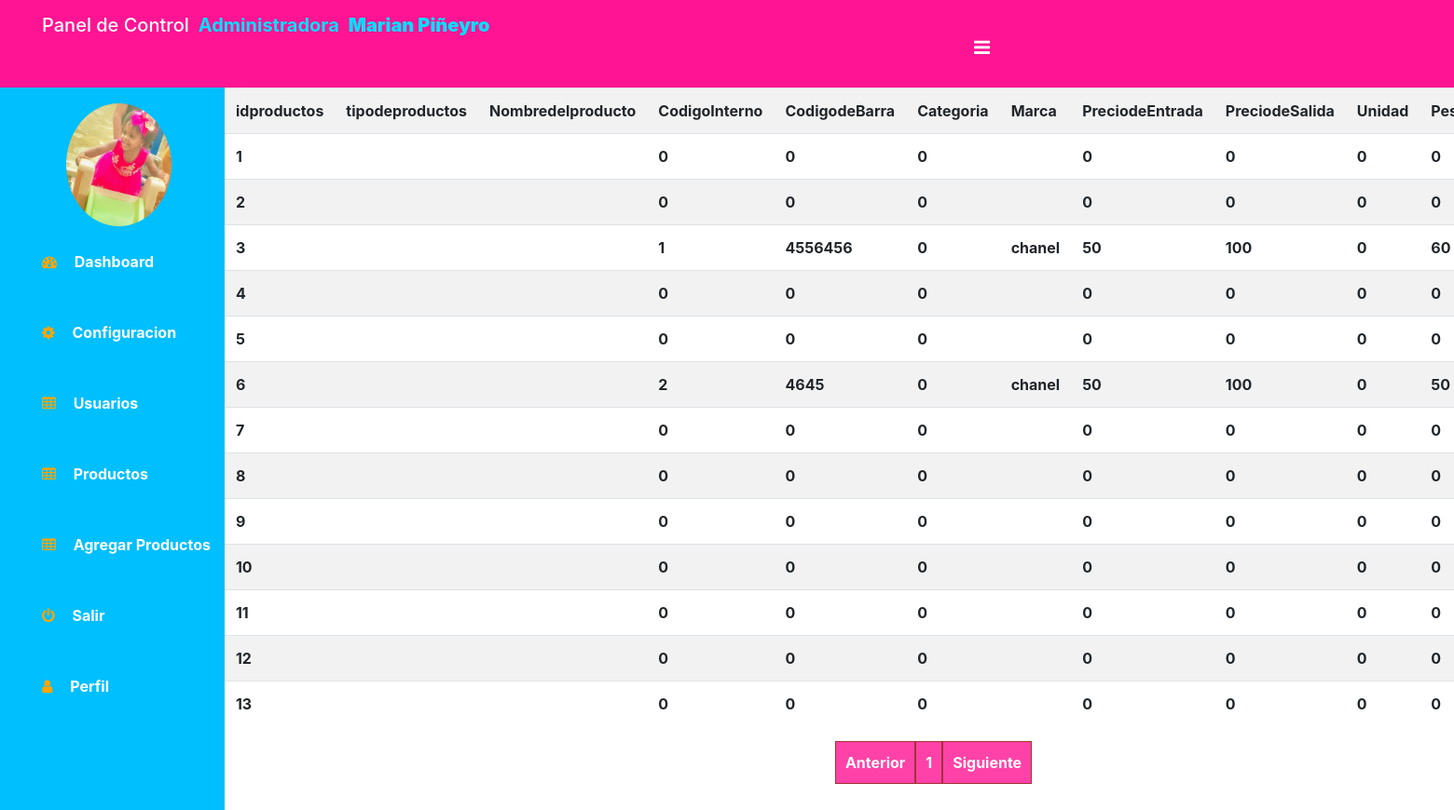
Page /PHP/p_productos.php on the committed database.
### tables this page shows
CREATE TABLE `productos` (
  `idproductos` int(11) NOT NULL,
  `tipodeproductos` varchar(20) NOT NULL,
  `Nombredelproducto` varchar(20) NOT NULL,
  `CodigoInterno` decimal(20,0) NOT NULL,
  `codigodeBarra` decimal(20,0) NOT NULL,
  `Categoria` decimal(20,0) NOT NULL,
  `Marca` varchar(20) NOT NULL,
  `PreciodeEntrada` decimal(20,0) NOT NULL,
  `PreciodeSalida` decimal(20,0) NOT NULL,
  `Unidad` decimal(20,0) NOT NULL,
  `Peso` decimal(10,0) NOT NULL,
  `Descripcion` varchar(40) NOT NULL,
  `Foto` varchar(20) NOT NULL
);

### PHP/p_productos.php (the view, shortened to what this page needs)
<!DOCTYPE html>
<html lang="en">
<head>
    <link rel="stylesheet" href="../CSS/table.css">
    <link rel="stylesheet" href="../CSS/bootstrap.css">
    <link rel="stylesheet" href="https://cdnjs.cloudflare.com/ajax/libs/font-awesome/4.7.0/css/font-awesome.min.css">
</head>
<body>
    <header class="header">
    <h2 class="u-name">Panel de Control<b>Administradora<b>Marian Piñeyro</b>
    <label for="checkbox">
    <i id="navbar" class="fa fa-bars" aria-hidden="true"></i>
    </label>
    </h2>
    </header>
    <div class="body">
    <nav class="side-bar-left">
    <div class="user-p">
    <img src="../IMAGENES/Perfil.jpeg" alt="imagen del perfil" class="perfil">
    </div>
    <ul>
    <li>
<a href="../HTML/panel.html">
<i class="fa fa-dashboard"></i>
<span>Dashboard</span>
</a>
    </li>
    <li>
        <a href="">
        <i class="fa fa-cog"></i>
        <span>Configuracion</span>
        </a>
            </li>
<li>
    <a href="">
    <i class="fa fa-table"></i>
    <span>Usuarios</span>
    </a>
        </li>
            <li>
    <a href="">
    <i class="fa fa-table"></i>
    <span>Productos</span>
    </a>
        </li>
               <li>
    <a href="">
    <i class="fa fa-table"></i>
    <span>Agregar Productos</span>
    </a>
        </li>
    <li>
        <a href="">
        <i class="fa fa-power-off"></i>
        <span>Salir</span>
        </a>
            </li>
    <li>
        <a href="">
        <i class="fa fa-user"></i>
        <span>Perfil</span>
        </a>
            </li>
    </ul>
    </nav>
<section class="section-1">
<?php
$conn=mysqli_connect("localhost","root","","proyectodb");
$por_pagina=15;
if(isset($_GET['pagina']))
$pagina=$_GET['pagina'];
else
{
    $pagina=1;
}
$empieza=($pagina-1) * $por_pagina;
$query="SELECT * FROM productos LIMIT $empieza,$por_pagina";
$result=mysqli_query($conn,$query);
?>
<table class="table table-border table-striped table-hover">
<tr>
<td>idproductos</td>
<td>tipodeproductos</td>
<td>Nombredelproducto</td>
<td>CodigoInterno</td>
<td>CodigodeBarra</td>
<td>Categoria</td>
<td>Marca</td>
<td>PreciodeEntrada</td>
<td>PreciodeSalida</td>
<td>Unidad</td>
<td>Peso</td>
</tr>
<?php
while($fila=mysqli_fetch_assoc($result))
{
?>
<tr>
<td><?php echo $fila['idproductos'];?></td>
<td><?php echo $fila['tipodeproductos'];?></td>
<td><?php echo $fila['Nombredelproducto'];?></td>
<td><?php echo $fila['CodigoInterno'];?></td>
<td><?php echo $fila['codigodeBarra'];?></td>
<td><?php echo $fila['Categoria'];?></td>
<td><?php echo $fila['Marca'];?></td>
<td><?php echo $fila['PreciodeEntrada'];?></td>
<td><?php echo $fila['PreciodeSalida'];?></td>
<td><?php echo $fila['Unidad'];?></td>
<td><?php echo $fila['Peso'];?></td>
</tr>
<?php
}
?>
</table>
<?php
$query="SELECT * FROM productos ";
$result=mysqli_query($conn,$query);
$total_registros=mysqli_num_rows($result);
$total_paginas=ceil($total_registros/$por_pagina);
echo"<center><a class='paginacion' href='../PHP/p_productos.php?pagina=1'>" .'Anterior'. "</a>";
for($i=1; $i<=$total_paginas; $i++)
{
echo"<a class='paginacion' href='../HTML/p_productos.php?pagina=".$i."'> ".$i."</a>";
}
echo"<a class='paginacion' href='../HTML/p_productos.php?pagina=$total_paginas'>" .'Siguiente'."</a> </center>";
?>
</section>
    </div>
</body>
</html>

### CSS/table.css (style rules this page uses)
* { margin: 0; padding: 0; box-sizing: border-box; }
.header { padding: 15px 30px; background-color: #FF1493; display: flex; justify-content: space-between; align-items: center; }
.header h2 { font-size: 20px; }
.side-bar-left { width: 250px; min-height: 200vh; transition: 500ms width; background-color: #00BFFF; }
#navbar { display: inline-block; margin-left: 1000px; transition: 200ms color; color: white; }
.user-p .perfil { width: 50%; border-radius: 50%; }
.user-p { text-align: center; padding-left: 15px; padding-top: 17px; }
.side-bar-left ul { margin-left: 15px; list-style: none; }
.side-bar-left ul li { padding-left: 15px; padding:15px; text-overflow: ellipsis; transition: 500ms background; white-space: nowrap; overflow: hidden; }
.side-bar-left ul li a { color: white; text-decoration: none; }
.side-bar-left ul li a i { display: inline-block; padding: 15px; cursor: pointer; color: orange; }
.u-name { padding-left: 15px; color: white; }
.u-name b { color: #00dfff; padding: 10px; }
.body { display:flex; }
.section-1 { width: 100%; display: flexbox; justify-content: center; align-items: center; flex-direction: column; }
.paginacion { border: 1px solid darkred; background-color: #FF1493; padding: 10px; color: white; display: inline-block; text-decoration: none; opacity:0.8; }

### rows in the picture
productos: idproductos "1", CodigoInterno "0", codigodeBarra "0", Categoria "0", PreciodeEntrada "0", PreciodeSalida "0", Unidad "0", Peso "0"
productos: idproductos "2", CodigoInterno "0", codigodeBarra "0", Categoria "0", PreciodeEntrada "0", PreciodeSalida "0", Unidad "0", Peso "0"
productos: idproductos "3", CodigoInterno "1", codigodeBarra "4556456", Categoria "0", Marca "chanel", PreciodeEntrada "50", PreciodeSalida "100", Unidad "0", Peso "60"
productos: idproductos "4", CodigoInterno "0", codigodeBarra "0", Categoria "0", PreciodeEntrada "0", PreciodeSalida "0", Unidad "0", Peso "0"
productos: idproductos "5", CodigoInterno "0", codigodeBarra "0", Categoria "0", PreciodeEntrada "0", PreciodeSalida "0", Unidad "0", Peso "0"
productos: idproductos "6", CodigoInterno "2", codigodeBarra "4645", Categoria "0", Marca "chanel", PreciodeEntrada "50", PreciodeSalida "100", Unidad "0", Peso "50"
productos: idproductos "7", CodigoInterno "0", codigodeBarra "0", Categoria "0", PreciodeEntrada "0", PreciodeSalida "0", Unidad "0", Peso "0"
productos: idproductos "8", CodigoInterno "0", codigodeBarra "0", Categoria "0", PreciodeEntrada "0", PreciodeSalida "0", Unidad "0", Peso "0"
productos: idproductos "9", CodigoInterno "0", codigodeBarra "0", Categoria "0", PreciodeEntrada "0", PreciodeSalida "0", Unidad "0", Peso "0"
productos: idproductos "10", CodigoInterno "0", codigodeBarra "0", Categoria "0", PreciodeEntrada "0", PreciodeSalida "0", Unidad "0", Peso "0"
productos: idproductos "11", CodigoInterno "0", codigodeBarra "0", Categoria "0", PreciodeEntrada "0", PreciodeSalida "0", Unidad "0", Peso "0"
productos: idproductos "12", CodigoInterno "0", codigodeBarra "0", Categoria "0", PreciodeEntrada "0", PreciodeSalida "0", Unidad "0", Peso "0"
productos: idproductos "13", CodigoInterno "0", codigodeBarra "0", Categoria "0", PreciodeEntrada "0", PreciodeSalida "0", Unidad "0", Peso "0"
